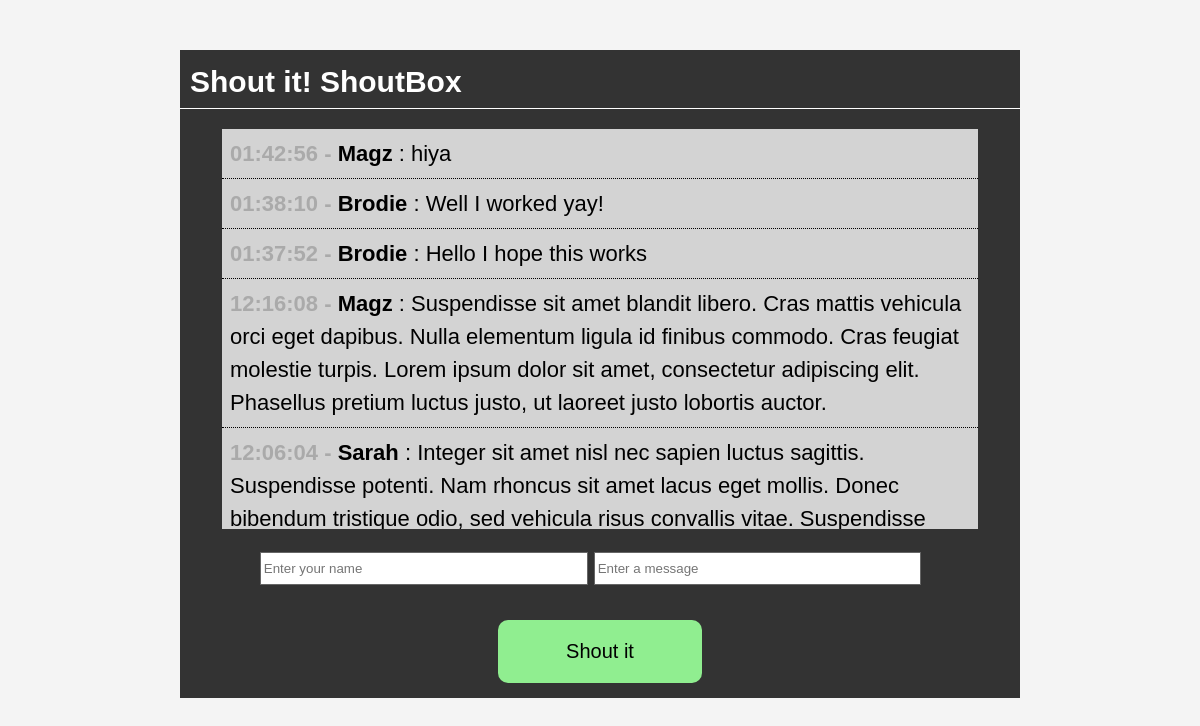
The page / on the database its author committed.
### tables this page shows
CREATE TABLE `shouts` (
  `id` int(11) NOT NULL AUTO_INCREMENT,
  `user` varchar(30) NOT NULL,
  `message` text NOT NULL,
  `time` time NOT NULL,
  PRIMARY KEY (`id`)
);

### index.php (the view, shortened to what this page needs)
<?php include 'database.php'; ?>
<?php
	$query = "SELECT * FROM shouts ORDER BY id DESC";
	$shouts = mysqli_query($con, $query);
?>
<!DOCTYPE html>
<html lang="en">
    <head>
        <link rel="stylesheet" href="css/style.css" type="text/css">
    </head>
    <body>
        <div id="container">
            <header>
                <h1>Shout it! ShoutBox</h1>
            </header>
            <div id="shouts">
                <ul>
                   <?php while($row = mysqli_fetch_assoc($shouts)) : ?>
                    <li class="shout"><span><?php echo $row['time'] ?> - </span><strong><?php echo $row['user'] ?></strong> : <?php echo $row['message'] ?></li>
                    <?php endwhile; ?>
                </ul>
            </div>
            <div id="input">
                <form method="post" action="process.php">
                    <div class="input-wrapper" id="text-inputs">
                        <input type="text" name="user" placeholder="Enter your name">
                        <input type="text" name="message" placeholder="Enter a message">
                    </div>
                    <div class="input-wrapper">
                        <input type="submit" name="submit" value="Shout it" class="shout-btn">
                    </div>
                </form>
            </div>
        </div>
    </body>
</html>

### css/style.css (style rules this page uses)
* { margin: 0; padding: 0; }
body { font-family: arial; font-size: 22px; line-height: 1.5em; background: #f4f4f4; }
#container { background: #333333; margin: 50px auto; overflow: auto; width: 70vw; min-height: 400px; }
header h1 { color: white; font-size: 30px; padding: 15px 0 10px 10px; border-bottom: 1px solid white; }
#shouts { width: 90%; background: lightgrey; height: 400px; margin: 20px auto; overflow: auto; }
.shout { list-style: none; padding: 8px; border-bottom: 1px black dotted; }
.shout > span { color: #aaaaaa; font-weight: bold; }
#input { width: 90%; min-height: 80px; margin: 20px auto 0 auto; }
.input-wrapper { width: 90%; margin: 15px auto; }
#text-inputs input { height: 25px; width: 47%; padding: 3px; margin-bottom: 20px; border: #666666 1px solid; }
.shout-btn { font-size: 20px; display: block; margin: 15px auto; width: 30%; min-width: 150px; cursor: pointer; border: none; padding: 20px 10px; background: lightgreen; border-radius: 10px; }

### rows shown on the page
shouts: time "01:42:56", user "Magz", message "hiya"
shouts: time "01:38:10", user "Brodie", message "Well I worked yay!"
shouts: time "01:37:52", user "Brodie", message "Hello I hope this works"
shouts: time "12:16:08", user "Magz", message "Suspendisse sit amet blandit libero. Cras mattis vehicula orci eget dapibus. Nulla elementum ligula id finibus commodo. Cras feugiat molestie turpis. Lorem ipsum dolor sit amet, consectetur adipiscing elit. Phasellus pretium luctus justo, ut laoreet justo lobortis auctor."
shouts: time "12:06:04", user "Sarah", message "Integer sit amet nisl nec sapien luctus sagittis. Suspendisse potenti. Nam rhoncus sit amet lacus eget mollis. Donec bibendum tristique odio, sed vehicula risus convallis vitae. Suspendisse…"
